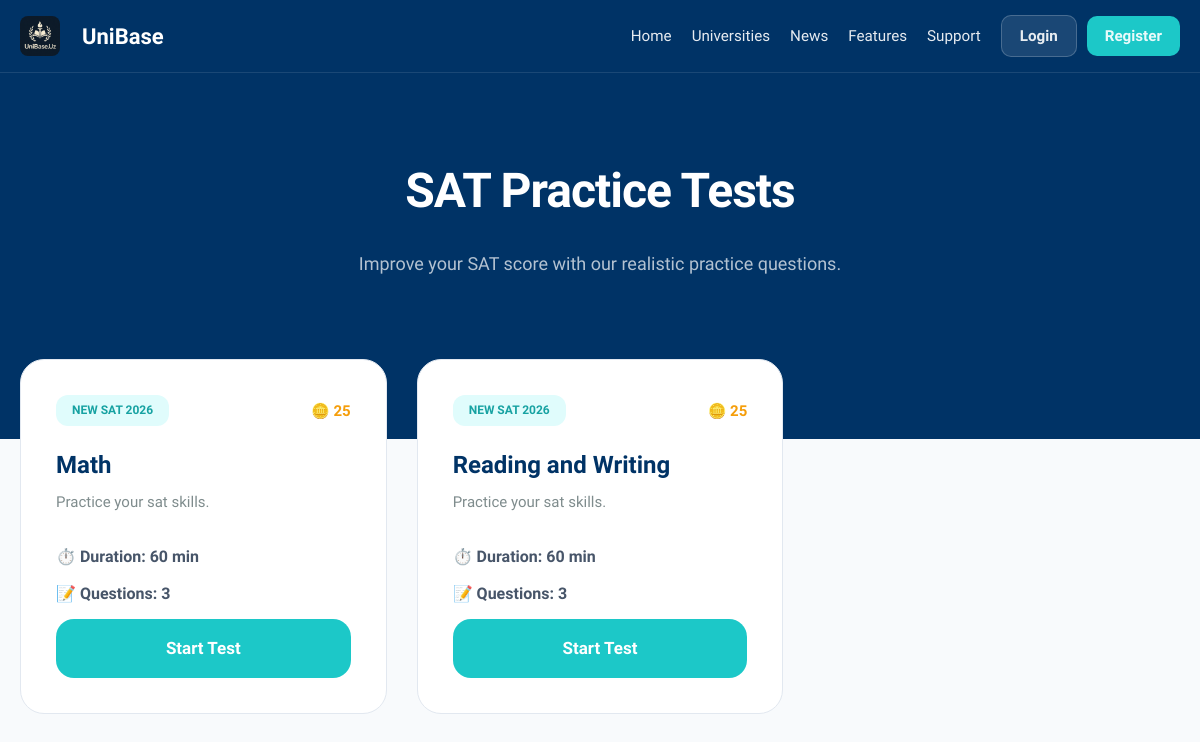
Screenshot of /sat/ with the database file from the repository.
### app/models.py (models this page shows, shortened)
class PaidTestMixin(models.Model):
    is_paid = models.BooleanField(default=False)
    price = models.PositiveIntegerField(default=25)
    class Meta:
        abstract = True

class Sat(PaidTestMixin):
    title = models.CharField(max_length=200)
    description = models.TextField(default="Practice your SAT skills.")
    duration = models.IntegerField(default=60)
    category = models.CharField(max_length=20, choices=[('SAT', 'SAT')], default='SAT')

### app/views.py (the view)
# urls.py: path('sat/', test_list_sat, name='sat'),
def test_list_sat(request):
    tests = Sat.objects.all()
    return render(request, "sat.html", {"tests": tests})

### app/templates/sat.html (shortened to what this page needs)
<!DOCTYPE html>
<html lang="en">
{% load static %}
<head>
</head>
<body>
<header>
    <div class="container">
        <div class="header-container">
            <a href="{% url 'home' %}" class="logo">
                <img src="/media/media/logo.jpg" alt="UniBase Logo" class="logo-img">
                <span class="logo-text">UniBase</span>
            </a>
            <nav class="nav-menu">
                <ul>
                    <li><a href="{% url 'home' %}#tests" data-translate="nav_tests">Home</a></li>
                    <li><a href="{% url 'univers' %}" data-translate="nav_universities">Universities</a></li>
                    <li><a href="{% url 'home' %}#news" data-translate="nav_news">News</a></li>
                    <li><a href="{% url 'home' %}#features" data-translate="nav_features">Features</a></li>
                    <li><a href="https://t.me/unibase_support_bot" data-translate="nav_support">Support</a></li>
                    {% if user.is_authenticated %}
                        <li class="auth-links">
                            <a href="{% url 'profile' %}" class="btn btn-secondary btn-sm" data-translate="nav_dashboard">Dashboard</a>
                            <a href="{% url 'logout' %}" class="btn btn-danger btn-sm" data-translate="nav_logout">Logout</a>
                        </li>
                    {% else %}
                        <li class="auth-links">
                            <a href="{% url 'login' %}" class="btn btn-secondary btn-sm" data-translate="nav_login">Login</a>
                            <a href="{% url 'sign' %}" class="btn btn-primary btn-sm" data-translate="nav_register">Register</a>
                        </li>
                    {% endif %}
                </ul>
            </nav>
        </div>
    </div>
</header>
<section class="hero">
    <div class="container">
        <h1 class="hero-title">SAT Practice Tests</h1>
        <p class="hero-subtitle">Improve your SAT score with our realistic practice questions.</p>
    </div>
</section>
<div class="main-content">
    <div class="container">
        <div class="tests-grid">
            {% for test in tests %}
            <div class="sat-card">
                <div class="card-header-top">
                    <span class="badge-mint">NEW SAT 2026</span>
                    <span class="coin-price">🪙 {{ test.price|default:"25" }}</span>
                </div>
                <h3 class="card-title-text">{{ test.title|default:"SAT Practice Test" }}</h3>
                <span class="card-subtitle-text">{{ test.description|default:"Practice your SAT skills." }}</span>
                <div class="card-info-row">
                    <div class="info-detail">⏱️ Duration: {{ test.duration|default:"60" }} min</div>
                    <div class="info-detail">📝 Questions: {{ test.questions.count }}</div>
                </div>
                <a href="{% url 'sat_test' test.id %}" class="btn-mint">Start Test</a>
            </div>
            {% empty %}
            <div style="grid-column: 1/-1; text-align: center; padding: 50px;">
                <img src="https://cdn-icons-png.flaticon.com/512/7486/7486744.png" width="60" style="opacity: 0.3;">
                <p style="color: var(--text-muted); margin-top: 15px;">Hozircha testlar mavjud emas.</p>
            </div>
            {% endfor %}
        </div>
    </div>
</div>
</body>
</html>

### app/templates/sat.html (style rules this page uses)
:root { --color-primary: #274766; --color-teal: #14b8a6; --color-teal-dark: #0d9488; }
body { font-family: 'Inter', sans-serif; margin: 0; background: #f1f5f9; overflow-x: hidden; }
header { background: var(--color-primary); padding: 12px 0; position: sticky; top: 0; z-index: 2000; }
.header-container { display: flex; justify-content: space-between; align-items: center; }
.logo { display: flex; align-items: center; text-decoration: none; color: white; }
.logo-img { width: 40px; border-radius: 50%; margin-right: 10px; }
.logo-text { font-weight: 700; font-size: 1.2rem; }
.nav-menu ul { display: flex; list-style: none; margin: 0; padding: 0; gap: 20px; align-items: center; }
.nav-menu ul li a { color: rgba(255, 255, 255, 0.9); text-decoration: none; transition: 0.3s; font-size: 0.95rem; }
.hero { background: linear-gradient(135deg, var(--color-primary) 0%, #1e293b 100%); color: white; padding: 5rem 1rem; text-align: center; }
.hero-title { font-size: 2.5rem; font-weight: 800; margin-bottom: 1rem; }
.hero-subtitle { color: #cbd5e1; max-width: 600px; margin: auto; }
.btn-sm { padding: 8px 15px; border-radius: 6px; font-size: 0.9rem; }
:root { --font-main: 'Plus Jakarta Sans', sans-serif; --primary-mint: #1cc8c8; --primary-dark: #003366; --bg-light: #f8fafc; --white: #ffffff; --text-muted: #7f8c8d; --transition: all 0.3s cubic-bezier(0.4, 0, 0.2, 1); }
body { font-family: var(--font-main); background-color: var(--bg-light); margin: 0; padding: 0; color: var(--primary-dark); line-height: 1.6; }
.container { max-width: 1200px; margin: 0 auto; padding: 0 20px; }
header { background: var(--primary-dark); padding: 15px 0; border-bottom: 1px solid rgba(255,255,255,0.1); }
.logo { display: flex; align-items: center; text-decoration: none; gap: 12px; }
.logo-img { width: 40px; height: 40px; border-radius: 8px; }
.logo-text { font-size: 22px; font-weight: 800; color: var(--white); }
nav ul { list-style: none; display: flex; align-items: center; gap: 25px; margin: 0; padding: 0; }
nav a { text-decoration: none; color: rgba(255,255,255,0.8); font-weight: 500; transition: var(--transition); }
.auth-links { display: flex; gap: 10px; align-items: center; }
.btn { padding: 8px 18px; border-radius: 10px; font-weight: 600; text-decoration: none; font-size: 14px; transition: var(--transition); }
.btn-secondary { background: rgba(255,255,255,0.1); color: var(--white); border: 1px solid rgba(255,255,255,0.2); }
.btn-primary { background: var(--primary-mint); color: var(--white); }
.hero { background: var(--primary-dark); padding: 80px 0 160px; text-align: center; color: var(--white); }
.hero-title { font-size: 48px; font-weight: 800; margin: 0 0 20px; letter-spacing: -1px; }
.hero-subtitle { font-size: 18px; color: rgba(255,255,255,0.7); max-width: 700px; margin: 0 auto; }
.main-content { margin-top: -80px; padding-bottom: 80px; }
.tests-grid { display: grid; grid-template-columns: repeat(auto-fill, minmax(340px, 1fr)); gap: 30px; }
.sat-card { background: var(--white); border-radius: 24px; padding: 35px; border: 1px solid #e2e8f0; position: relative; transition: var(--transition); display: flex; flex-direction: column; }
.card-header-top { display: flex; justify-content: space-between; align-items: center; margin-bottom: 25px; }
.badge-mint { background: #e0fcfc; color: #17a2a2; padding: 6px 16px; border-radius: 12px; font-size: 12px; font-weight: 800; }
.coin-price { font-weight: 800; color: #f59e0b; font-size: 15px; }
.card-title-text { font-size: 24px; font-weight: 800; margin: 0 0 10px; line-height: 1.2; }
.card-subtitle-text { color: var(--text-muted); font-size: 15px; margin-bottom: 30px; display: block; }
.info-detail { display: flex; align-items: center; gap: 12px; margin-bottom: 12px; font-weight: 600; color: #475569; }
.btn-mint { margin-top: auto; background: var(--primary-mint); color: var(--white); text-align: center; padding: 16px; border-radius: 18px; text-decoration: none; font-weight: 700; font-size: 17px; transition: var(--transition); }

### rows the page displays
Sat: price "25", title "Math", description "Practice your sat skills.", duration "60", questions.count "3"
Sat: price "25", title "Reading and Writing", description "Practice your sat skills.", duration "60", questions.count "3"
